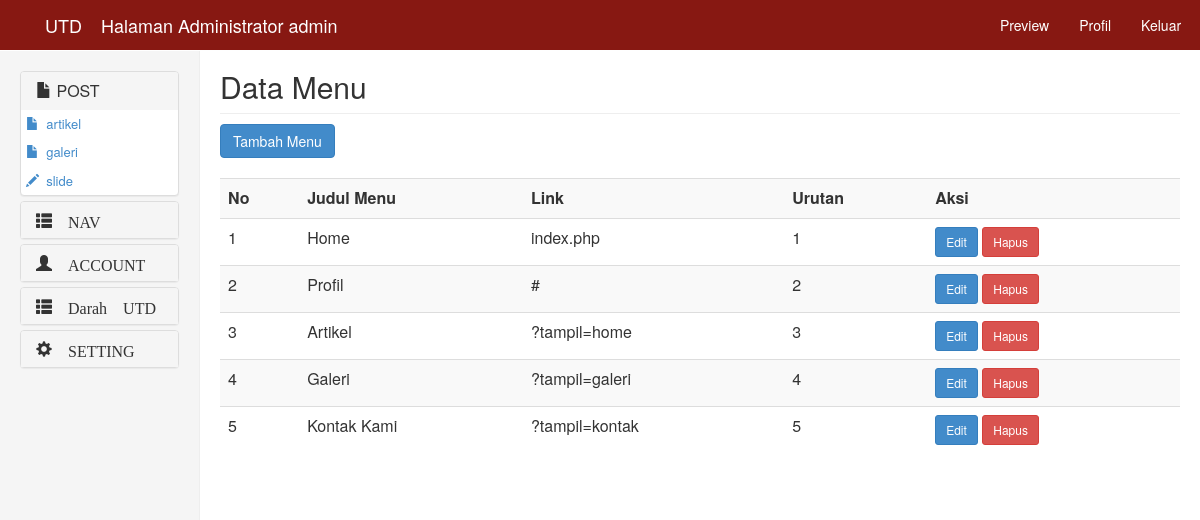
Page /admin/admin.php?tampil=menu (signed in) on the committed database.
### tables this page shows
CREATE TABLE IF NOT EXISTS `menu` (
  `id_menu` int(5) NOT NULL,
  `judul` varchar(50) NOT NULL,
  `link` varchar(50) NOT NULL,
  `urutan` int(3) NOT NULL
);

### admin/menu/menu_tampil.php (the view, shortened to what this page needs)
<h2 class="sub-header">Data Menu</h2>
<a href="?tampil=menu_tambah" class="btn btn-primary">Tambah Menu</a><br><br>
<div class="table-responsive">
	<table class="table table-striped">
		<tr>
			<th>No</th>
			<th>Judul Menu</th>
			<th>Link</th>
			<th>Urutan</th>
			<th>Aksi</th>
		</tr>
		<?php
			$no=1;
			$sql = mysqli_query($koneksi, "SELECT * FROM menu order by urutan") or die(mysqli_error($koneksi));
			while($data = mysqli_fetch_array($sql)){
		?>
		<tr>
			<td> <?= $no; ?> </td>
			<td> <?= $data['judul']; ?> </td>
			<td> <?= $data['link']; ?> </td>
			<td> <?= $data['urutan']; ?> </td>
			<td>
				<a href="?tampil=menu_edit&id=<?= $data['id_menu']; ?>" class="btn btn-primary btn-sm"> Edit </a>
				<a onclick="return konfirmasihapus()" href="?tampil=menu_hapus&id=<?= $data['id_menu']; ?>" class="btn btn-danger btn-sm"> Hapus </a>
			</td>
		</tr>
		<?php
				$no++;
			}
		?>
	</table>
</div>

### css/admin.css (style rules this page uses)
.sub-header { margin-top: 50px; padding-bottom: 10px; border-bottom: 1px solid #eee; }

### rows in the picture
menu: judul "Home", link "index.php", urutan "1"
menu: judul "Profil", link "#", urutan "2"
menu: judul "Artikel", link "?tampil=home", urutan "3"
menu: judul "Galeri", link "?tampil=galeri", urutan "4"
menu: judul "Kontak Kami", link "?tampil=kontak", urutan "5"

### other values in the picture
$_SESSION['username'] "admin"
